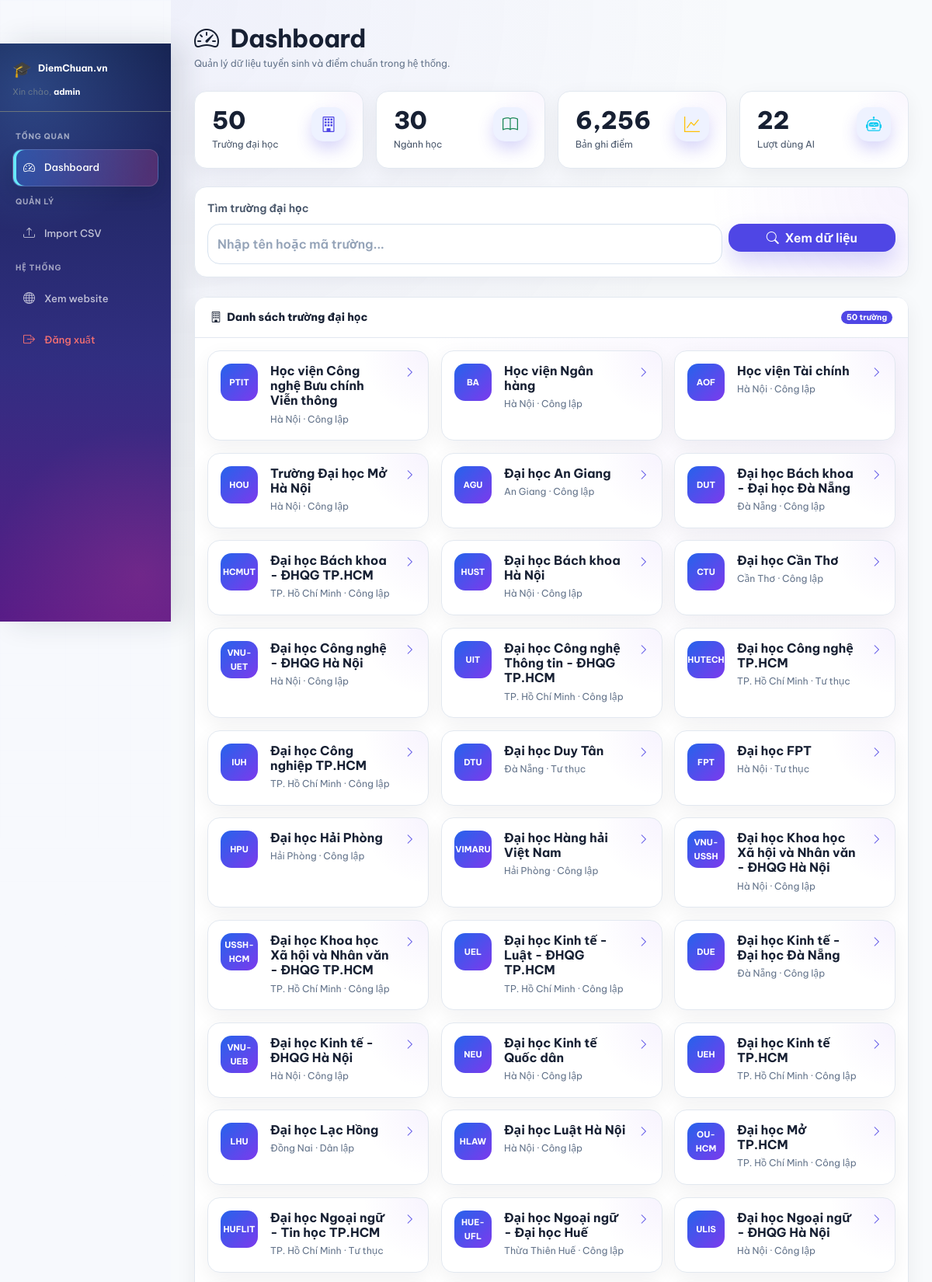
Page /admin/dashboard.php (signed in, upper part) on the committed database.
### tables this page shows
CREATE TABLE `universities` (
  `university_id` int(11) NOT NULL,
  `university_name` varchar(255) NOT NULL,
  `university_code` varchar(50) DEFAULT NULL,
  `province` varchar(100) DEFAULT NULL,
  `address` varchar(255) DEFAULT NULL,
  `website` varchar(255) DEFAULT NULL,
  `description` text DEFAULT NULL,
  `school_type` varchar(50) DEFAULT NULL,
  `is_featured` tinyint(1) DEFAULT 0,
  `logo` varchar(255) DEFAULT NULL
);

### includes/functions.php (called while the page is built, shortened)
<?php
require_once __DIR__.'/config.php';
function e(string $s):string{ return htmlspecialchars($s,ENT_QUOTES,'UTF-8'); }
function getStats():array{
    $db=getDB();
    return [
        'universities'=>$db->query('SELECT COUNT(*) FROM universities')->fetchColumn(),
        'majors'      =>$db->query('SELECT COUNT(*) FROM majors')->fetchColumn(),
        'scores'      =>$db->query('SELECT COUNT(*) FROM admission_scores')->fetchColumn(),
        'ai_logs'     =>$db->query('SELECT COUNT(*) FROM ai_logs')->fetchColumn(),
    ];
}

### includes/config.php (called while the page is built, shortened)
<?php
function url(string $path = ''): string
{
    $path = ltrim($path, '/');
    return BASE_URL . '/' . $path;
}

### admin/dashboard.php (the view, shortened to what this page needs)
<?php
require_once '../includes/functions.php';
require_once '../includes/header.php';
$db = getDB();
$stats = getStats();
$universityId = (int)($_GET['uni'] ?? $_POST['university_id'] ?? 0);
$universities = $db->query("
    SELECT university_id, university_name, university_code, province, school_type
    FROM universities
    ORDER BY university_name
")->fetchAll();
$selectedUniversity = null;
?>
<div class="admin-wrapper">
    <?php require_once '../includes/sidebar.php'; ?>
    <div class="admin-content">
        <div class="d-flex justify-content-between align-items-center flex-wrap gap-3 mb-4">
            <div>
                <h2 class="fw-bold mb-1">
                    <i class="bi bi-speedometer2 me-2"></i>
                    Dashboard
                </h2>
                <p class="text-muted mb-0 small">
                    Quản lý dữ liệu tuyển sinh và điểm chuẩn trong hệ thống.
                </p>
            </div>
        </div>
        <div class="row g-3 mb-4">
            <?php foreach ([
                ['building', 'universities', 'Trường đại học', 'primary'],
                ['book', 'majors', 'Ngành học', 'success'],
                ['graph-up', 'scores', 'Bản ghi điểm', 'warning'],
                ['robot', 'ai_logs', 'Lượt dùng AI', 'info'],
            ] as [$ic, $k, $lb, $cl]): ?>
                <div class="col-6 col-md-3">
                    <div class="stat-card">
                        <div class="s-icon">
                            <i class="bi bi-<?= $ic ?> text-<?= $cl ?>"></i>
                        </div>
                        <div class="s-num"><?= number_format($stats[$k] ?? 0) ?></div>
                        <div class="s-lbl"><?= e($lb) ?></div>
                    </div>
                </div>
            <?php endforeach; ?>
        </div>
        <div class="card shadow-sm mb-4">
            <div class="card-body">
                <form method="GET" id="universitySearchForm">
                    <label for="universitySearch" class="form-label fw-semibold">Tìm trường đại học</label>
                    <div class="row g-2">
                        <div class="col-lg-9 position-relative">
                            <input
                                type="text"
                                id="universitySearch"
                                class="form-control"
                                list="universityList"
                                autocomplete="off"
                                placeholder="Nhập tên hoặc mã trường..."
                                value="<?= e($selectedUniversity['university_name'] ?? '') ?>"
                                required
                            >
                        </div>
                        <div class="col-lg-3">
                            <button type="submit" class="btn btn-primary w-100">
                                <i class="bi bi-search me-1"></i>
                                Xem dữ liệu
                            </button>
                        </div>
                    </div>
                </form>
            </div>
        </div>
        <?php if ($universityId <= 0): ?>
            <div class="card shadow-sm">
                <div class="card-header d-flex justify-content-between align-items-center">
                    <div>
                        <i class="bi bi-building me-1"></i>
                        Danh sách trường đại học
                    </div>
                    <span class="badge bg-primary"><?= count($universities) ?> trường</span>
                </div>
                <div class="card-body">
                    <div class="row g-3">
                        <?php foreach ($universities as $university): ?>
                            <div class="col-md-6 col-xl-4">
                                <a href="<?= url('admin/dashboard.php?uni=' . $university['university_id']) ?>" class="card h-100 text-decoration-none university-admin-card">
                                    <div class="card-body">
                                        <div class="d-flex align-items-start gap-3">
                                            <div class="university-admin-logo">
                                                <?= e(!empty($university['university_code']) ? $university['university_code'] : mb_substr($university['university_name'], 0, 2, 'UTF-8')) ?>
                                            </div>
                                            <div class="flex-grow-1">
                                                <h6 class="fw-bold mb-1 text-dark"><?= e($university['university_name']) ?></h6>
                                                <div class="small text-muted">
                                                    <?= e($university['province'] ?? '') ?>
                                                    <?php if (!empty($university['school_type'])): ?>
                                                        · <?= e($university['school_type']) ?>
                                                    <?php endif; ?>
                                                </div>
                                            </div>
                                            <i class="bi bi-chevron-right text-primary"></i>
                                        </div>
                                    </div>
                                </a>
                            </div>
                        <?php endforeach; ?>
                    </div>
                </div>
            </div>
        <?php endif; ?>
    </div>
</div>
<?php require_once '../includes/footer.php'; ?>

### admin/dashboard.php (style rules this page uses)
.university-admin-card { color: inherit; border: 1px solid #e2e8f0; transition: transform .2s ease, box-shadow .2s ease, border-color .2s ease; }
.university-admin-logo { display: flex; align-items: center; justify-content: center; width: 48px; height: 48px; flex-shrink: 0; padding: 5px; color: #ffffff; border-radius: 14px; background: linear-gradient(135deg, #2563eb, #7c3aed); font-size: 11px; font-weight: 700; text-align: center; }

### rows in the picture
universities: university_code "PTIT", university_name "Học viện Công nghệ Bưu chính Viễn thông", province "Hà Nội", school_type "Công lập"
universities: university_code "BA", university_name "Học viện Ngân hàng", province "Hà Nội", school_type "Công lập"
universities: university_code "AOF", university_name "Học viện Tài chính", province "Hà Nội", school_type "Công lập"
universities: university_code "HOU", university_name "Trường Đại học Mở Hà Nội", province "Hà Nội", school_type "Công lập"
universities: university_code "AGU", university_name "Đại học An Giang", province "An Giang", school_type "Công lập"
universities: university_code "DUT", university_name "Đại học Bách khoa - Đại học Đà Nẵng", province "Đà Nẵng", school_type "Công lập"
universities: university_code "HCMUT", university_name "Đại học Bách khoa - ĐHQG TP.HCM", province "TP. Hồ Chí Minh", school_type "Công lập"
universities: university_code "HUST", university_name "Đại học Bách khoa Hà Nội", province "Hà Nội", school_type "Công lập"
universities: university_code "CTU", university_name "Đại học Cần Thơ", province "Cần Thơ", school_type "Công lập"
universities: university_code "VNU-UET", university_name "Đại học Công nghệ - ĐHQG Hà Nội", province "Hà Nội", school_type "Công lập"
universities: university_code "UIT", university_name "Đại học Công nghệ Thông tin - ĐHQG TP.HCM", province "TP. Hồ Chí Minh", school_type "Công lập"
universities: university_code "HUTECH", university_name "Đại học Công nghệ TP.HCM", province "TP. Hồ Chí Minh", school_type "Tư thục"
universities: university_code "IUH", university_name "Đại học Công nghiệp TP.HCM", province "TP. Hồ Chí Minh", school_type "Công lập"
universities: university_code "DTU", university_name "Đại học Duy Tân", province "Đà Nẵng", school_type "Tư thục"
universities: university_code "FPT", university_name "Đại học FPT", province "Hà Nội", school_type "Tư thục"
universities: university_code "HPU", university_name "Đại học Hải Phòng", province "Hải Phòng", school_type "Công lập"
universities: university_code "VIMARU", university_name "Đại học Hàng hải Việt Nam", province "Hải Phòng", school_type "Công lập"
universities: university_code "VNU-USSH", university_name "Đại học Khoa học Xã hội và Nhân văn - ĐHQG Hà Nội", province "Hà Nội", school_type "Công lập"
universities: university_code "USSH-HCM", university_name "Đại học Khoa học Xã hội và Nhân văn - ĐHQG TP.HCM", province "TP. Hồ Chí Minh", school_type "Công lập"
universities: university_code "UEL", university_name "Đại học Kinh tế - Luật - ĐHQG TP.HCM", province "TP. Hồ Chí Minh", school_type "Công lập"
universities: university_code "DUE", university_name "Đại học Kinh tế - Đại học Đà Nẵng", province "Đà Nẵng", school_type "Công lập"
universities: university_code "VNU-UEB", university_name "Đại học Kinh tế - ĐHQG Hà Nội", province "Hà Nội", school_type "Công lập"
universities: university_code "NEU", university_name "Đại học Kinh tế Quốc dân", province "Hà Nội", school_type "Công lập"
universities: university_code "UEH", university_name "Đại học Kinh tế TP.HCM", province "TP. Hồ Chí Minh", school_type "Công lập"
universities: university_code "LHU", university_name "Đại học Lạc Hồng", province "Đồng Nai", school_type "Dân lập"
universities: university_code "HLAW", university_name "Đại học Luật Hà Nội", province "Hà Nội", school_type "Công lập"
universities: university_code "OU-HCM", university_name "Đại học Mở TP.HCM", province "TP. Hồ Chí Minh", school_type "Công lập"
universities: university_code "HUFLIT", university_name "Đại học Ngoại ngữ - Tin học TP.HCM", province "TP. Hồ Chí Minh", school_type "Tư thục"
universities: university_code "HUE-UFL", university_name "Đại học Ngoại ngữ - Đại học Huế", province "Thừa Thiên Huế", school_type "Công lập"
universities: university_code "ULIS", university_name "Đại học Ngoại ngữ - ĐHQG Hà Nội", province "Hà Nội", school_type "Công lập"

### other values in the picture
$_SESSION['username'] "admin"
$stats[$k] "50"
$lb "Trường đại học"
$stats[$k] "30"
$lb "Ngành học"
$stats[$k] "6,256"
$lb "Bản ghi điểm"
$stats[$k] "22"
$lb "Lượt dùng AI"
count($universities) "50"
